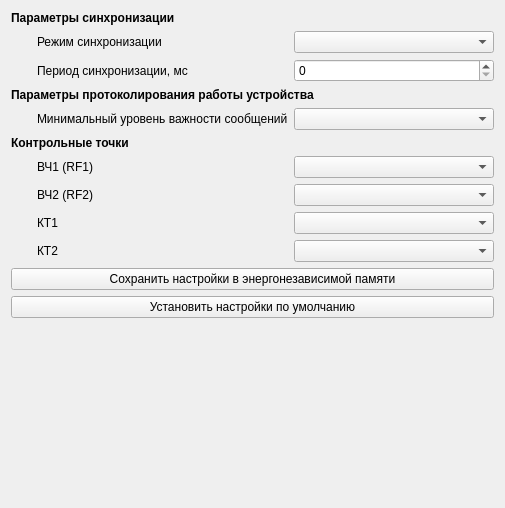
<?xml version="1.0" encoding="UTF-8"?>
<ui version="4.0">
 <class>PET_brg_sim_debug_page</class>
 <widget class="QWidget" name="PET_brg_sim_debug_page">
  <property name="geometry">
   <rect>
    <x>0</x>
    <y>0</y>
    <width>505</width>
    <height>508</height>
   </rect>
  </property>
  <property name="windowTitle">
   <string>Form</string>
  </property>
  <layout class="QVBoxLayout" name="verticalLayout">
   <item>
    <layout class="QGridLayout" name="gridLayout_2">
     <item row="11" column="1">
      <widget class="QLabel" name="label_4">
       <property name="text">
        <string>КТ1</string>
       </property>
      </widget>
     </item>
     <item row="10" column="1">
      <widget class="QLabel" name="label_3">
       <property name="text">
        <string>ВЧ2 (RF2)</string>
       </property>
      </widget>
     </item>
     <item row="11" column="2">
      <widget class="QComboBox" name="cb_tp1_sel"/>
     </item>
     <item row="2" column="0" colspan="3">
      <widget class="QLabel" name="label_7">
       <property name="font">
        <font>
         <weight>75</weight>
         <bold>true</bold>
        </font>
       </property>
       <property name="text">
        <string>Параметры синхронизации</string>
       </property>
      </widget>
     </item>
     <item row="5" column="1">
      <widget class="QLabel" name="label_9">
       <property name="text">
        <string>Период синхронизации, мс</string>
       </property>
      </widget>
     </item>
     <item row="9" column="2">
      <widget class="QComboBox" name="cb_rf1_sel"/>
     </item>
     <item row="4" column="1">
      <widget class="QLabel" name="label_8">
       <property name="text">
        <string>Режим синхронизации</string>
       </property>
      </widget>
     </item>
     <item row="4" column="2">
      <widget class="QComboBox" name="cb_sync_mode"/>
     </item>
     <item row="8" column="0" colspan="3">
      <widget class="QLabel" name="label">
       <property name="font">
        <font>
         <weight>75</weight>
         <bold>true</bold>
        </font>
       </property>
       <property name="text">
        <string>Контрольные точки</string>
       </property>
      </widget>
     </item>
     <item row="12" column="2">
      <widget class="QComboBox" name="cb_tp2_sel"/>
     </item>
     <item row="5" column="2">
      <widget class="QSpinBox" name="sb_sync_period"/>
     </item>
     <item row="10" column="2">
      <widget class="QComboBox" name="cb_rf2_sel"/>
     </item>
     <item row="12" column="1">
      <widget class="QLabel" name="label_5">
       <property name="text">
        <string>КТ2</string>
       </property>
      </widget>
     </item>
     <item row="9" column="1">
      <widget class="QLabel" name="label_2">
       <property name="sizePolicy">
        <sizepolicy hsizetype="Fixed" vsizetype="Preferred">
         <horstretch>0</horstretch>
         <verstretch>0</verstretch>
        </sizepolicy>
       </property>
       <property name="text">
        <string>ВЧ1 (RF1)</string>
       </property>
      </widget>
     </item>
     <item row="7" column="2">
      <widget class="QComboBox" name="cb_log_severity"/>
     </item>
     <item row="7" column="1">
      <widget class="QLabel" name="label_11">
       <property name="text">
        <string>Минимальный уровень важности сообщений</string>
       </property>
      </widget>
     </item>
     <item row="6" column="0" colspan="3">
      <widget class="QLabel" name="label_10">
       <property name="font">
        <font>
         <weight>75</weight>
         <bold>true</bold>
        </font>
       </property>
       <property name="text">
        <string>Параметры протоколирования работы устройства</string>
       </property>
      </widget>
     </item>
     <item row="4" column="0">
      <widget class="QWidget" name="widget" native="true">
       <property name="sizePolicy">
        <sizepolicy hsizetype="Fixed" vsizetype="Preferred">
         <horstretch>0</horstretch>
         <verstretch>0</verstretch>
        </sizepolicy>
       </property>
       <property name="minimumSize">
        <size>
         <width>20</width>
         <height>0</height>
        </size>
       </property>
      </widget>
     </item>
    </layout>
   </item>
   <item>
    <widget class="QPushButton" name="btn_save_to_EEPROM">
     <property name="text">
      <string>Сохранить настройки в энергонезависимой памяти</string>
     </property>
    </widget>
   </item>
   <item>
    <widget class="QPushButton" name="btn_set_default">
     <property name="text">
      <string>Установить настройки по умолчанию</string>
     </property>
    </widget>
   </item>
   <item>
    <spacer name="verticalSpacer">
     <property name="orientation">
      <enum>Qt::Vertical</enum>
     </property>
     <property name="sizeHint" stdset="0">
      <size>
       <width>20</width>
       <height>40</height>
      </size>
     </property>
    </spacer>
   </item>
  </layout>
 </widget>
 <resources/>
 <connections/>
</ui>
